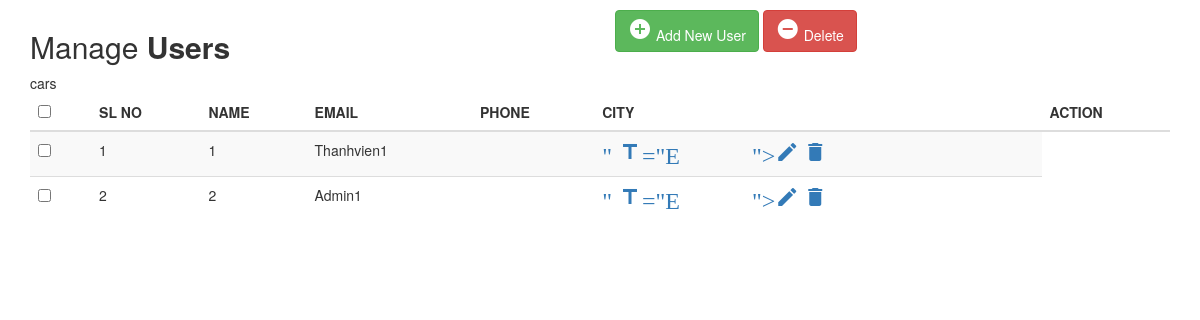
The app's page /temp/index.php, older data.
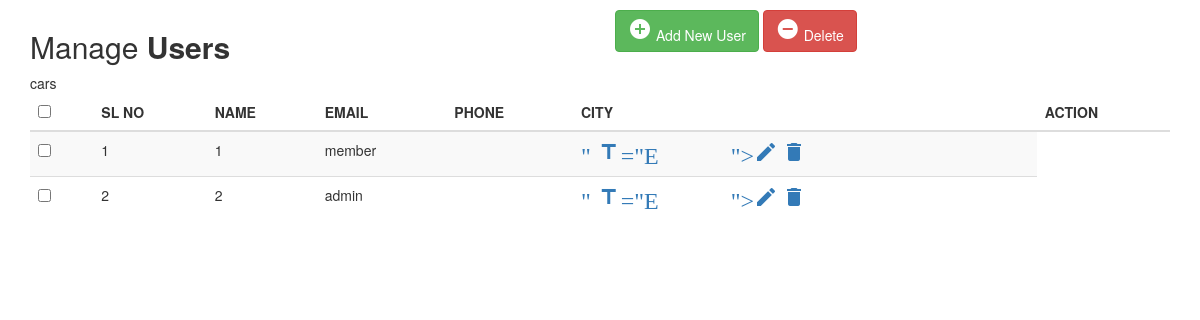
The same page, newer data.
### tables this page shows
CREATE TABLE `users` (
   `id` INT NOT NULL AUTO_INCREMENT,
   `name` VARCHAR(40),
   `pass` VARCHAR(40),
   `email` VARCHAR(40),
   `role` INT NOT NULL,
   `fullname` VARCHAR(40),
   `DOB` DATE,
   `sex` VARCHAR(5),
   PRIMARY KEY(id),
   FOREIGN KEY (role) REFERENCES roles(roleid)
);

### temp/index.php (the view, shortened to what this page needs)
<?php
include 'backend/database.php';
?>
<!DOCTYPE html>
<html lang="en">
<head>
    <link rel="stylesheet" href="https://maxcdn.bootstrapcdn.com/font-awesome/4.7.0/css/font-awesome.min.css">
    <link rel="stylesheet" href="https://maxcdn.bootstrapcdn.com/bootstrap/3.3.7/css/bootstrap.min.css">
    <link rel="stylesheet" href="css/style.css">
</head>
<body>
    <div class="container">
        <div class="table-wrapper">
            <div class="table-title">
                <div class="row">
                    <div class="col-sm-6">
                        <h2>Manage <b>Users</b></h2>
                    </div>
                    <div class="col-sm-6">
                        <a href="#addEmployeeModal" class="btn btn-success" data-toggle="modal"><i class="material-icons"></i> <span>Add New User</span></a>
                        <a href="JavaScript:void(0);" class="btn btn-danger" id="delete_multiple"><i class="material-icons"></i> <span>Delete</span></a>
                    </div>
                </div>
            </div>
            <table class="table table-striped table-hover">
                <thead>
                    <tr>
                        <th>
                            <span class="custom-checkbox">
                                <input type="checkbox" id="selectAll">
                            </span>
                        </th>
                        <th>SL NO</th>
                        <th>NAME</th>
                        <th>EMAIL</th>
                        <th>PHONE</th>
                        <th>CITY</th>
                        <th>ACTION</th>
                    </tr>
                </thead>
                <tbody>cars
                    <?php
                    $result = mysqli_query($conn, "SELECT * FROM users");
                    $i = 1;
                    while ($row = mysqli_fetch_array($result)) {
                    ?>
                        <tr id="<?php echo $row["id"]; ?>">
                            <td>
                                <span class="custom-checkbox">
                                    <input type="checkbox" class="user_checkbox" data-user-id="<?php echo $row["id"]; ?>">
                                </span>
                            </td>
                            <td><?php echo $i; ?></td>
                            <td><?php echo $row["id"]; ?></td>
                            <td><?php echo $row["name"]; ?></td>
                            <td><?php echo $row["year"]; ?></td>
                            <td>
                                <a href="#editEmployeeModal" class="edit" data-toggle="modal">
                                    <i class="material-icons update" data-toggle="tooltip" data-id="<?php echo $row["id"]; ?>" data-name="<?php echo $row["name"]; ?>" data-email="<?php echo $row["year"]; ?>" ?>" title="Edit"></i>
                                </a>
                                <a href="#deleteEmployeeModal" class="delete" data-id="<?php echo $row["id"]; ?>" data-toggle="modal"><i class="material-icons" data-toggle="tooltip" title="Delete"></i></a>
                            </td>
                        </tr>
                    <?php
                        $i++;
                    }
                    ?>
                </tbody>
            </table>
        </div>
    </div>
</body>
</html>

### css/style.css (style rules this page uses)
* { box-sizing: border-box; }

Row changes from the older to the newer data that the page shows:
changed users id 1: name "Thanhvien1" → "member"
changed users id 2: name "Admin1" → "admin"
